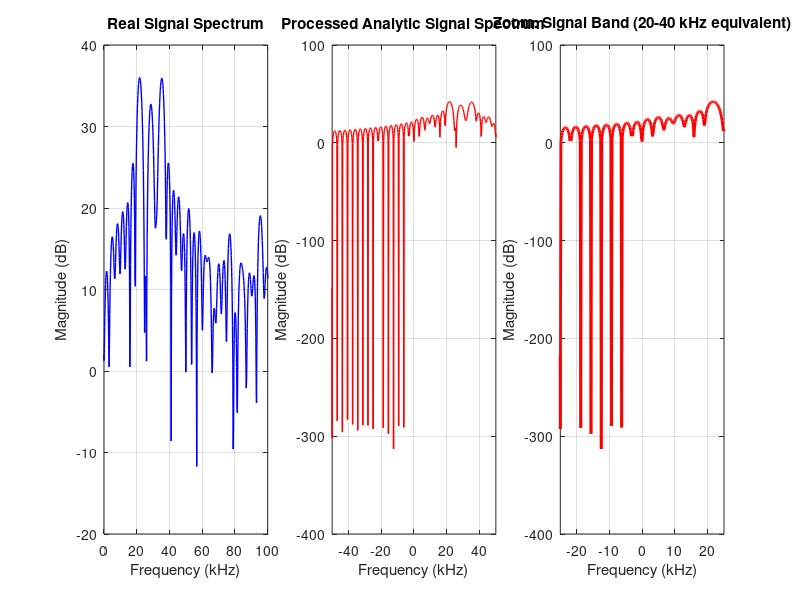

This chart was generated by the following MATLAB code: (Note: this script raises an error after producing the figure.)
%% Underwater Acoustic Parameters
c = 1500;               % Speed of sound in water (m/s)
fc = 30e3;              % Center frequency for processing (30 kHz)
lambda = c/fc;          % Wavelength for array geometry
fs = 400e3;             % Sampling frequency (200 kHz)
Ts = 1/fs;
N_samples = 128;
SNR_dB = 10;

%% Hydrophone Array Configuration
N_elements = 4;
d = lambda/2;
array_pos = (0:N_elements-1)*d;

%% Acoustic Sources - Define as OFFSETS from center frequency
source_doas = [30, -15, 60];
N_sources = length(source_doas);
source_powers = [1, 0.3, 0.7];

% Define frequency OFFSETS from center frequency (not absolute frequencies)
f_offset = [-8e3, -2e3, 5e3];  % This gives: 22kHz, 28kHz, 35kHz

%% Generate PROPER Analytic Signals First
fprintf('Generating proper analytic signals...\n');
t = (0:N_samples-1) * Ts;
X_analytic = zeros(N_samples, N_elements);

for src_idx = 1:N_sources
    % Generate analytic (complex) signal at the correct frequency
    actual_freq = fc + f_offset(src_idx);
    
    % Complex baseband signal (analytic)
    baseband_signal = sqrt(source_powers(src_idx)) * ...
                     exp(1j*2*pi*f_offset(src_idx)*t + 1j*pi/6*randn);
    
    % Add amplitude modulation to make it more realistic
    am_modulation = 1 + 0.1*sin(2*pi*50*t);
    baseband_signal = baseband_signal .* am_modulation;
    
    % Steering vector (using center frequency for array geometry)
    sv = exp(-1j * 2 * pi * array_pos/lambda * sind(source_doas(src_idx)));
    
    % Add to hydrophone array
    X_analytic = X_analytic + baseband_signal.' * sv;
end

%% Convert to REAL signal (what transducers actually measure)
fprintf('Converting to real signal...\n');
X_real = real(X_analytic .* exp(1j*2*pi*fc*t'));  % Upconvert to carrier

%% Add REAL Noise
noise_power = 10^(-SNR_dB/10);
real_noise = sqrt(noise_power) * randn(size(X_real));

% Add colored noise components
for i = 1:5
    noise_freq = 10e3 + 30e3*rand;  % Noise in broader band
    colored_noise = 0.1*sqrt(noise_power) * randn * ...
                    sin(2*pi*noise_freq*t + 2*pi*rand)';
    real_noise = real_noise + colored_noise * ones(1, N_elements);
end

X_real_noisy = X_real + real_noise;

%% Convert BACK to Analytic for MUSIC processing
fprintf('Converting back to analytic signal for processing...\n');

% Method 1: Demodulate to baseband
%X_analytic_processed = zeros(size(X_real_noisy));
X_analytic_processed = hilbert(X_real_noisy);

% for i = 1:N_elements
%     % Downconvert by multiplying by complex exponential at carrier frequency
%     baseband = X_real_noisy(:, i) .* exp(-1j*2*pi*fc*t');
% 
%     % Apply low-pass filter to remove high-frequency components
%     [b, a] = butter(6, 40e3/(fs/2));  % 40 kHz cutoff
%     baseband_filtered = filter(b, a, baseband);
% 
%     X_analytic_processed(:, i) = baseband_filtered;
% end

% Method 2: Alternatively, use Hilbert transform (simpler but less accurate)
% X_analytic_hilbert = hilbert(X_real_noisy);

%% Verify Frequency Spectrum
fprintf('Verifying frequency content...\n');
figure('Position', [100, 100, 1200, 400]);

% Plot 1: Real signal spectrum
subplot(1,3,1);
NFFT = 2048;
f_axis = (-NFFT/2:NFFT/2-1) * fs/NFFT;
spectrum_real = fftshift(fft(X_real_noisy(:,1), NFFT));
plot(f_axis/1e3, 20*log10(abs(spectrum_real)), 'b-', 'LineWidth', 1);
xlabel('Frequency (kHz)');
ylabel('Magnitude (dB)');
title('Real Signal Spectrum');
xlim([0, 100]); grid on;

% Plot 2: Analytic signal spectrum (after processing)
subplot(1,3,2);
spectrum_analytic = fftshift(fft(X_analytic_processed(:,1), NFFT));
plot(f_axis/1e3, 20*log10(abs(spectrum_analytic)), 'r-', 'LineWidth', 1);
xlabel('Frequency (kHz)');
ylabel('Magnitude (dB)');
title('Processed Analytic Signal Spectrum');
xlim([-50, 50]); grid on;

% Plot 3: Zoom on signal band
subplot(1,3,3);
plot(f_axis/1e3, 20*log10(abs(spectrum_analytic)), 'r-', 'LineWidth', 2);
xlabel('Frequency (kHz)');
ylabel('Magnitude (dB)');
title('Zoom: Signal Band (20-40 kHz equivalent)');
xlim([-25, 25]); grid on;

% Mark expected frequencies
expected_freqs = f_offset / 1e3;  % Convert to kHz
hold on;
for i = 1:length(expected_freqs)
    xline(expected_freqs(i), 'k--', sprintf('%.0f kHz', expected_freqs(i)));
end

%% Continue with MUSIC processing using the properly processed analytic signal
fprintf('Proceeding with MUSIC DOA estimation...\n');
X_analytic = X_analytic_processed;  % Use the properly processed signal

% Compute sample covariance matrix
R_xx = (X_analytic' * X_analytic) / N_samples;
R_xx = (R_xx + R_xx') / 2;  % Ensure Hermitian

%% Rest of your MUSIC processing remains the same...
[eigenvects, sEDArg] = eig(R_xx);

noise_eigenvects = eigenvects(:,N_sources+1:end);

% Compute steering vectors
elSpacing = 0.5;
elementPos = (0:N_elements-1)*elSpacing;
scanAng = -90:90;
sv = steervec(elementPos,scanAng);

% Calculate spatial spectrum
projection = sv' * noise_eigenvects; 
projection_abs_squared = sum(abs(projection).^2,2);
D = sum(abs((sv'*noise_eigenvects)).^2,2)+eps(1);
spec = sqrt(1./D).';
specAng = scanAng;

% Find DOA
[~,locs] = findpeaks(spec,'SortStr','descend');
D = min(N_sources,length(locs));

%% Method 1: Using musicdoa (Spectral MUSIC)
fprintf('=== Using musicdoa (Spectral MUSIC) ===\n');
[estimated_doas_music, music_spectrum] = musicdoa(R_xx, N_sources);

fprintf('True DOAs:        %s degrees\n', mat2str(source_doas, 2));
fprintf('Estimated DOAs:   %s degrees\n', mat2str(estimated_doas_music, 2));

errors_music = abs(sort(estimated_doas_music) - sort(source_doas));
fprintf('Estimation errors: %s degrees\n\n', mat2str(errors_music, 2));

%% Method 2: Using rootmusicdoa (Root-MUSIC)
fprintf('=== Using rootmusicdoa (Root-MUSIC) ===\n');
estimated_doas_root = rootmusicdoa(R_xx, N_sources);

fprintf('True DOAs:        %s degrees\n', mat2str(source_doas, 2));
fprintf('Estimated DOAs:   %s degrees\n', mat2str(estimated_doas_root, 2));

errors_root = abs(sort(estimated_doas_root) - sort(source_doas));
fprintf('Estimation errors: %s degrees\n\n', mat2str(errors_root, 2));

%% Performance Comparison
fprintf('=== PERFORMANCE COMPARISON ===\n');
rmse_music = sqrt(mean(errors_music.^2));
rmse_root = sqrt(mean(errors_root.^2));

fprintf('RMSE - musicdoa:      %.3f degrees\n', rmse_music);
fprintf('RMSE - rootmusicdoa:  %.3f degrees\n', rmse_root);

%% Enhanced Visualization
figure('Position', [100, 100, 1200, 900]);

% Subplot 1: MUSIC Spectrum
subplot(2,3,1);
angles = -90:1:90;
plot(angles, 10*log10(abs(music_spectrum)), 'b-', 'LineWidth', 2);
hold on;
plot(source_doas, interp1(angles, 10*log10(abs(music_spectrum)), source_doas), ...
     'ro', 'MarkerSize', 10, 'LineWidth', 2, 'DisplayName', 'True DOAs');
xlabel('Angle (degrees)');
ylabel('MUSIC Spectrum (dB)');
title('MUSIC Spectrum');
legend('Location', 'best');
grid on;

% Subplot 2: Sample Covariance Matrix
subplot(2,3,2);
imagesc(abs(R_xx));
colorbar;
title('Sample Covariance Matrix');
xlabel('Sensor Index');
ylabel('Sensor Index');
axis equal tight;

% Subplot 3: Real vs Analytic Signal Comparison
subplot(2,3,3);
plot(t(1:100)*1e6, X_real_noisy(1:100, 1), 'b-', 'LineWidth', 2, 'DisplayName', 'Real Signal');
hold on;
plot(t(1:100)*1e6, real(X_analytic(1:100, 1)), 'r--', 'LineWidth', 1, 'DisplayName', 'Real(Analytic)');
plot(t(1:100)*1e6, imag(X_analytic(1:100, 1)), 'g--', 'LineWidth', 1, 'DisplayName', 'Imag(Analytic)');
xlabel('Time (\mus)');
ylabel('Amplitude');
title('Real vs Analytic Signals (Sensor 1)');
legend('Location', 'best');
grid on;

% Subplot 4: Signal Spectra
subplot(2,3,4);
NFFT = 1024;
f = fs/2 * linspace(0, 1, NFFT/2+1);
P_real = abs(fft(X_real_noisy(:,1), NFFT)).^2 / NFFT;
P_analytic = abs(fft(X_analytic(:,1), NFFT)).^2 / NFFT;
plot(f/1e3, 10*log10(P_real(1:NFFT/2+1)), 'b-', 'DisplayName', 'Real Signal');
hold on;
plot(f/1e3, 10*log10(P_analytic(1:NFFT/2+1)), 'r-', 'DisplayName', 'Analytic Signal');
xlabel('Frequency (kHz)');
ylabel('Power Spectral Density (dB)');
title('Frequency Spectrum Comparison');
legend('Location', 'best');
grid on;

% Subplot 5: Reconstruction Error
subplot(2,3,5);
error_signal = X_real_noisy(1:100,1) - real(X_analytic(1:100,1));
plot(t(1:100)*1e6, error_signal, 'k-', 'LineWidth', 1);
xlabel('Time (\mus)');
ylabel('Amplitude');
title('Reconstruction Error');
grid on;

fprintf('\nSimulation complete! Real-to-analytic conversion implemented.\n');
